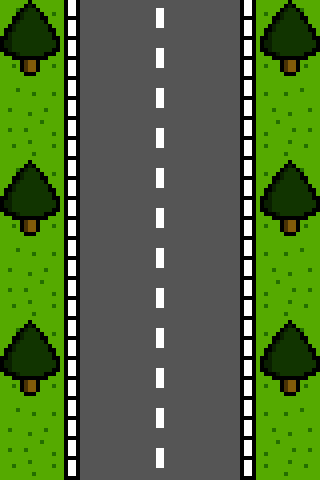

Rendered tile map (Tiled .tmx) drawn with the repository's tilesets; below, a short description and the map source with its tile grids summarised:
An orthogonal 4x6 tile map with 80x80 px tiles, 1 tile layer (Tile Layer 1).

<map version="1.0" orientation="orthogonal" width="4" height="6" tilewidth="80" tileheight="80">
 <tileset firstgid="1" name="tiledImage" tilewidth="80" tileheight="80">
  <image source="tiledImage.png" width="480" height="160" />
 </tileset>
 <layer name="Tile Layer 1" width="4" height="6">
  <data>[24 cells, 24 non-empty, 6 distinct tile ids]</data>
 </layer>
</map>
